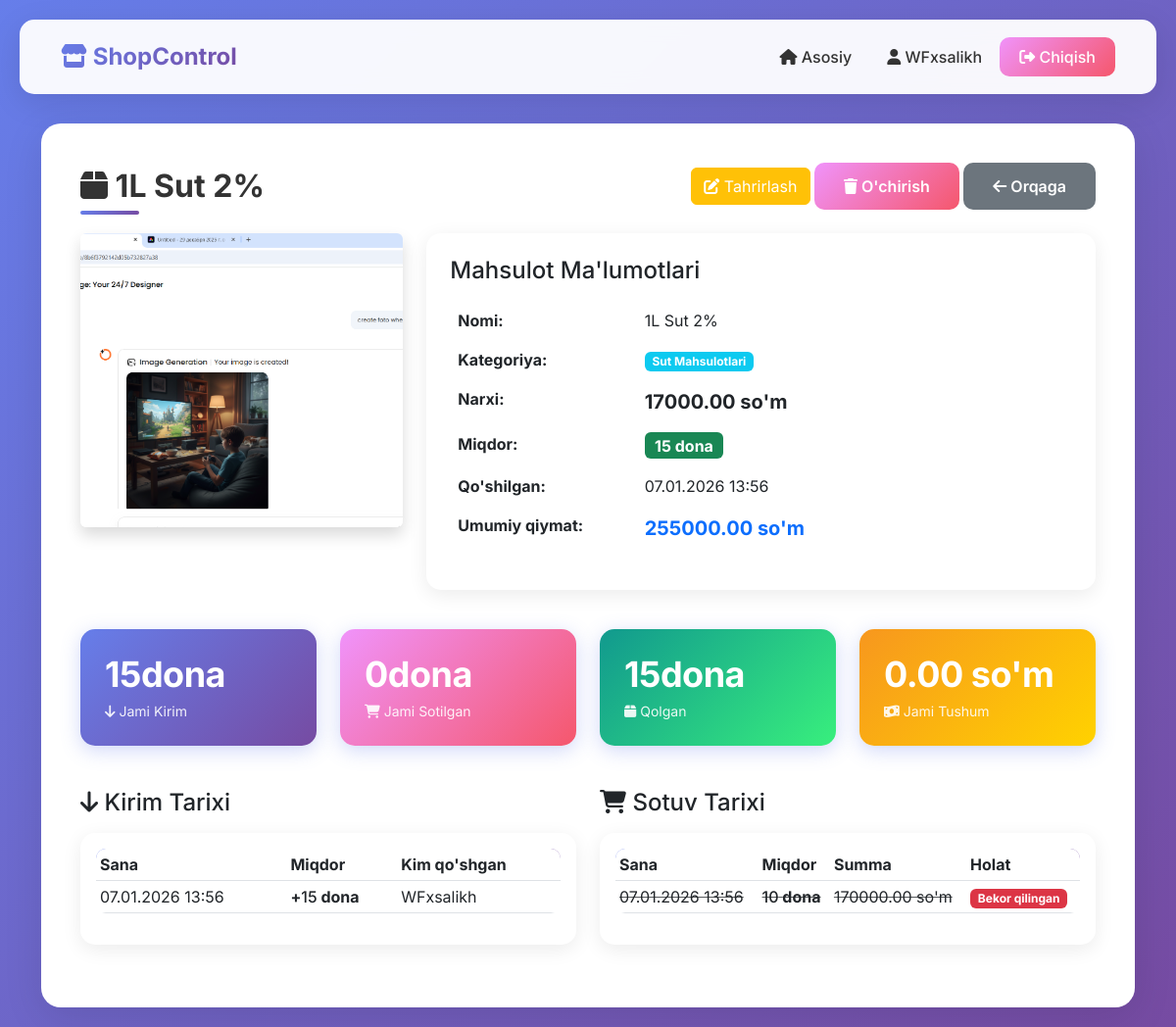
The page /product/2/ (signed in) on the database its author committed.
### shop/models.py (models this page shows, shortened)
class Product(models.Model):
    UNIT_CHOICES = [
        ("dona", "dona"),
        ("kg", "kg"),
        ("litr", "litr"),
        ("quti", "quti"),
        ("paket", "paket"),
        ("metr", "metr"),
        ("gramm", "gramm"),
        ("shtuk", "shtuk"),
        ("korobka", "korobka"),
        ("qadoq", "qadoq"),
    ]
    shop = models.ForeignKey(Shop, on_delete=models.CASCADE, related_name="products")
    name = models.CharField(max_length=200, verbose_name="Nomi")
    category = models.ForeignKey(
        "ProductCategory",
        on_delete=models.SET_NULL,
        null=True,
        blank=True,
        verbose_name="Kategoriya",
    )
    image = models.ImageField(
        upload_to="products/", blank=True, null=True, verbose_name="Rasm"
    )
    price = models.DecimalField(max_digits=12, decimal_places=2, verbose_name="Narxi")
    quantity = models.IntegerField(default=0, verbose_name="Miqdori")
    unit = models.CharField(
        max_length=20,
        choices=UNIT_CHOICES,
        default="dona",
        verbose_name="Miqdor birligi",
    )
    added_by = models.ForeignKey(User, on_delete=models.SET_NULL, null=True)
    created_at = models.DateTimeField(auto_now_add=True)
    updated_at = models.DateTimeField(auto_now=True)
    class Meta:
        verbose_name = "Mahsulot"
        verbose_name_plural = "Mahsulotlar"
        ordering = ["-created_at"]
    def get_display_quantity(self):
        return f"{self.quantity} {self.unit}"
    def get_total_income(self):
        from django.db.models import Sum
        result = self.income_history.aggregate(total=Sum("quantity"))
        return result["total"] or 0
    def get_total_sold(self):
        from django.db.models import Sum
        result = self.sales.filter(is_cancelled=False).aggregate(total=Sum("quantity"))
        return result["total"] or 0
    def get_remaining(self):
        return self.quantity
    def get_total_revenue(self):
        from django.db.models import Sum
        result = self.sales.filter(is_cancelled=False).aggregate(
            total=Sum("total_amount")
        )
        return result["total"] or Decimal("0.00")
    def get_total_value(self):
        return self.price * self.quantity

class ProductCategory(models.Model):
    name = models.CharField(max_length=100, verbose_name="Kategoriya nomi")
    description = models.TextField(blank=True, verbose_name="Tavsif")
    created_at = models.DateTimeField(auto_now_add=True)
    updated_at = models.DateTimeField(auto_now=True)
    class Meta:
        verbose_name = "Mahsulot kategoriyasi"
        verbose_name_plural = "Mahsulot kategoriyalari"
        ordering = ["name"]

class ProductIncome(models.Model):
    product = models.ForeignKey(
        Product, on_delete=models.CASCADE, related_name="income_history"
    )
    quantity = models.IntegerField(verbose_name="Miqdor")
    added_by = models.ForeignKey(User, on_delete=models.SET_NULL, null=True)
    created_at = models.DateTimeField(auto_now_add=True)
    class Meta:
        verbose_name = "Mahsulot kirimi"
        verbose_name_plural = "Mahsulot kirimlari"
        ordering = ["-created_at"]

class Sale(models.Model):
    shop = models.ForeignKey(Shop, on_delete=models.CASCADE, related_name="sales")
    product = models.ForeignKey(Product, on_delete=models.CASCADE, related_name="sales")
    quantity = models.IntegerField(verbose_name="Miqdor")
    unit_price = models.DecimalField(
        max_digits=12, decimal_places=2, verbose_name="Birlik narxi"
    )
    total_amount = models.DecimalField(
        max_digits=12, decimal_places=2, verbose_name="Umumiy summa"
    )
    customer_name = models.CharField(
        max_length=200, blank=True, verbose_name="Mijoz ismi"
    )
    cashier = models.ForeignKey(
        User, on_delete=models.SET_NULL, null=True, related_name="sales_made"
    )
    is_cancelled = models.BooleanField(default=False, verbose_name="Bekor qilingan")
    cancelled_by = models.ForeignKey(
        User,
        on_delete=models.SET_NULL,
        null=True,
        blank=True,
        related_name="cancelled_sales",
    )
    cancelled_at = models.DateTimeField(
        null=True, blank=True, verbose_name="Bekor qilingan sana"
    )
    created_at = models.DateTimeField(auto_now_add=True)
    restored_by = models.ForeignKey(
        User,
        on_delete=models.SET_NULL,
        null=True,
        blank=True,
        related_name="restored_sales",
        verbose_name="Qayta tiklagan",
    )
    restored_at = models.DateTimeField(
        null=True, blank=True, verbose_name="Qayta tiklandi"
    )
    restoration_reason = models.TextField(
        blank=True, verbose_name="Qayta tiklash sababi"
    )
    class Meta:
        verbose_name = "Sotuv"
        verbose_name_plural = "Sotuvlar"
        ordering = ["-created_at"]

### shop/views.py (the view)
# urls.py: path("product/<int:product_id>/", views.product_detail_view, name="product_detail"),
@login_required
def product_detail_view(request, product_id):
    product = get_object_or_404(Product, id=product_id)
    shop = product.shop
    is_owner = shop.owner == request.user
    staff_position = ShopStaff.objects.filter(shop=shop, user=request.user).first()
    if not is_owner and not staff_position:
        messages.error(request, "Sizda bu mahsulotni ko'rish huquqi yo'q!")
        return redirect("home")
    total_income = product.get_total_income()
    total_sold = product.get_total_sold()
    remaining = product.get_remaining()
    total_revenue = product.get_total_revenue()
    total_value = product.get_total_value()
    income_history = ProductIncome.objects.filter(product=product).select_related(
        "added_by"
    )[:10]
    sales_history = Sale.objects.filter(product=product).select_related(
        "cashier", "cancelled_by"
    )[:10]
    context = {
        "product": product,
        "shop": shop,
        "is_owner": is_owner,
        "staff_position": staff_position,
        "total_income": total_income,
        "total_sold": total_sold,
        "remaining": remaining,
        "total_revenue": total_revenue,
        "total_value": total_value,
        "income_history": income_history,
        "sales_history": sales_history,
    }
    return render(request, "shop/product_detail.html", context)

### templates/shop/product_detail.html (shortened to what this page needs)
{% extends 'base.html' %}
{% load shop_filters %}
{% block content %}
<div class="d-flex justify-content-between align-items-center mb-4">
    <h1 class="page-title mb-0">
        <i class="fas fa-box"></i> {{ product.name }}
    </h1>
    <div>
        {% if is_owner or staff_position.role == 'admin' %}
        <a href="{% url 'edit_product' product.id %}" class="btn btn-warning text-white">
            <i class="fas fa-edit"></i> Tahrirlash
        </a>
        {% endif %}
        {% if is_owner %}
        <a href="{% url 'delete_product' product.id %}" class="btn btn-danger-custom">
            <i class="fas fa-trash"></i> O'chirish
        </a>
        {% endif %}
        <a href="{% url 'shop_detail' shop.id %}" class="btn btn-secondary-custom">
            <i class="fas fa-arrow-left"></i> Orqaga
        </a>
    </div>
</div>
<div class="row mb-4">
    <div class="col-md-4">
        {% if product.image %}
        <img src="{{ product.image.url }}" alt="{{ product.name }}" class="img-fluid rounded shadow"
            style="width: 100%; height: 300px; object-fit: cover;">
        {% else %}
        <div class="bg-gradient text-white d-flex align-items-center justify-content-center rounded shadow"
            style="height: 300px; background: linear-gradient(135deg, #667eea 0%, #764ba2 100%);">
            <i class="fas fa-box fa-5x"></i>
        </div>
        {% endif %}
    </div>
    <div class="col-md-8">
        <div class="card-custom p-4 mb-3">
            <h4 class="mb-3">Mahsulot Ma'lumotlari</h4>
            <table class="table table-borderless">
                <tr>
                    <td width="30%" class="fw-bold">Nomi:</td>
                    <td>{{ product.name }}</td>
                </tr>
                <tr>
                    <td class="fw-bold">Kategoriya:</td>
                    <td>
                        {% if product.category %}
                        <span class="badge bg-info">{{ product.category.name }}</span>
                        {% else %}
                        <span class="text-muted">Kategoriya tanlanmagan</span>
                        {% endif %}
                    </td>
                </tr>
                <tr>
                    <td class="fw-bold">Narxi:</td>
                    <td class="product-price fs-5">{{ product.price|format_price_with_currency }}</td>
                </tr>
                <tr>
                    <td class="fw-bold">Miqdor:</td>
                    <td>
                        <span
                            class="badge {% if product.quantity > 10 %}bg-success{% elif product.quantity > 0 %}bg-warning{% else %}bg-danger{% endif %} fs-6">
                            {{ product.get_display_quantity }}
                        </span>
                    </td>
                </tr>
                <tr>
                    <td class="fw-bold">Qo'shilgan:</td>
                    <td>{{ product.created_at|date:"d.m.Y H:i" }}</td>
                </tr>
                <tr>
                    <td class="fw-bold">Umumiy qiymat:</td>
                    <td class="text-primary fw-bold fs-5">
                        {{ product.get_total_value|format_price_with_currency }}
                    </td>
                </tr>
            </table>
        </div>
    </div>
</div>
{% if is_owner %}
<div class="row mb-4">
    <div class="col-md-3">
        <div class="stat-card">
            <h3 class="stat-amount">{{ total_income|format_quantity }}</h3>
            <p><i class="fas fa-arrow-down"></i> Jami Kirim</p>
        </div>
    </div>
    <div class="col-md-3">
        <div class="stat-card" style="background: linear-gradient(135deg, #f093fb 0%, #f5576c 100%);">
            <h3 class="stat-amount">{{ total_sold|format_quantity }}</h3>
            <p><i class="fas fa-shopping-cart"></i> Jami Sotilgan</p>
        </div>
    </div>
    <div class="col-md-3">
        <div class="stat-card" style="background: linear-gradient(135deg, #11998e 0%, #38ef7d 100%);">
            <h3 class="stat-amount">{{ remaining|format_quantity }}</h3>
            <p><i class="fas fa-box"></i> Qolgan</p>
        </div>
    </div>
    <div class="col-md-3">
        <div class="stat-card" style="background: linear-gradient(135deg, #f7971e 0%, #ffd200 100%);">
            <h3 class="stat-amount">{{ total_revenue|format_price_with_currency }}</h3>
            <p><i class="fas fa-money-bill-wave"></i> Jami Tushum</p>
        </div>
    </div>
</div>
<div class="row">
    <div class="col-md-6 mb-4">
        <h4 class="mb-3"><i class="fas fa-arrow-down"></i> Kirim Tarixi</h4>
        <div class="card-custom p-3">
            {% if income_history %}
            <div class="table-responsive">
                <table class="table table-sm">
                    <thead>
                        <tr>
                            <th>Sana</th>
                            <th>Miqdor</th>
                            <th>Kim qo'shgan</th>
                        </tr>
                    </thead>
                    <tbody>
                        {% for income in income_history %}
                        <tr>
                            <td>{{ income.created_at|date:"d.m.Y H:i" }}</td>
                            <td class="fw-bold">+{{ income.quantity|format_quantity }}</td>
                            <td>{{ income.added_by.username }}</td>
                        </tr>
                        {% endfor %}
                    </tbody>
                </table>
            </div>
            {% else %}
            <p class="text-muted mb-0">Kirim tarixi yo'q</p>
            {% endif %}
        </div>
    </div>
    <div class="col-md-6 mb-4">
        <h4 class="mb-3"><i class="fas fa-shopping-cart"></i> Sotuv Tarixi</h4>
        <div class="card-custom p-3">
            {% if sales_history %}
            <div class="table-responsive">
                <table class="table table-sm">
                    <thead>
                        <tr>
                            <th>Sana</th>
                            <th>Miqdor</th>
                            <th>Summa</th>
                            <th>Holat</th>
                        </tr>
                    </thead>
                    <tbody>
                        {% for sale in sales_history %}
                        <tr {% if sale.is_cancelled %}class="text-decoration-line-through text-muted" {% endif %}>
                            <td>{{ sale.created_at|date:"d.m.Y H:i" }}</td>
                            <td class="fw-bold">{{ sale.quantity|format_quantity }}</td>
                            <td>{{ sale.total_amount|format_price_with_currency }}</td>
                            <td>
                                {% if sale.is_cancelled %}
                                <span class="badge bg-danger">Bekor qilingan</span>
                                {% else %}
                                <span class="badge bg-success">Sotilgan</span>
                                {% endif %}
                            </td>
                        </tr>
                        {% endfor %}
                    </tbody>
                </table>
            </div>
            {% else %}
            <p class="text-muted mb-0">Sotuv tarixi yo'q</p>
            {% endif %}
        </div>
    </div>
</div>
{% endif %}
{% endblock %}

### templates/base.html (shortened to what this page needs)
<!DOCTYPE html>
<html lang="uz">
<head>
    <link href="https://cdn.jsdelivr.net/npm/bootstrap@5.3.0/dist/css/bootstrap.min.css" rel="stylesheet">
    <link rel="stylesheet" href="https://cdnjs.cloudflare.com/ajax/libs/font-awesome/6.4.0/css/all.min.css">
</head>
<body>
    {% if user.is_authenticated %}
    <nav class="navbar navbar-expand-lg navbar-custom">
        <div class="container-fluid">
            <a class="navbar-brand" href="{% url 'home' %}">
                <i class="fas fa-store"></i> ShopControl
            </a>
            <div class="collapse navbar-collapse" id="navbarNav">
                <ul class="navbar-nav ms-auto align-items-center">
                    <li class="nav-item">
                        <a class="nav-link" href="{% url 'home' %}">
                            <i class="fas fa-home"></i> Asosiy
                        </a>
                    </li>
                    <li class="nav-item">
                        <span class="nav-link">
                            <i class="fas fa-user"></i> {{ user.username }}
                        </span>
                    </li>
                    <li class="nav-item">
                        <a href="{% url 'logout' %}" class="btn btn-logout">
                            <i class="fas fa-sign-out-alt"></i> Chiqish
                        </a>
                    </li>
                </ul>
            </div>
        </div>
    </nav>
    {% endif %}
    <div class="container">
        <div class="content-wrapper">
            {% block content %}{% endblock %}
        </div>
    </div>
</body>
</html>

### rows shown on the page
Product: name "1L Sut 2%", image (picture), category.name "Sut Mahsulotlari", price "17000.00 so'm", get_display_quantity "15 dona", created_at "07.01.2026 13:56", get_total_value "255000.00 so'm"
ProductIncome: created_at "07.01.2026 13:56", quantity "15 dona", added_by.username "WFxsalikh"
Sale: created_at "07.01.2026 13:56", quantity "10 dona", total_amount "170000.00 so'm", is_cancelled "Bekor qilingan"

### other values the page prints
{{ user.username }} "WFxsalikh"
